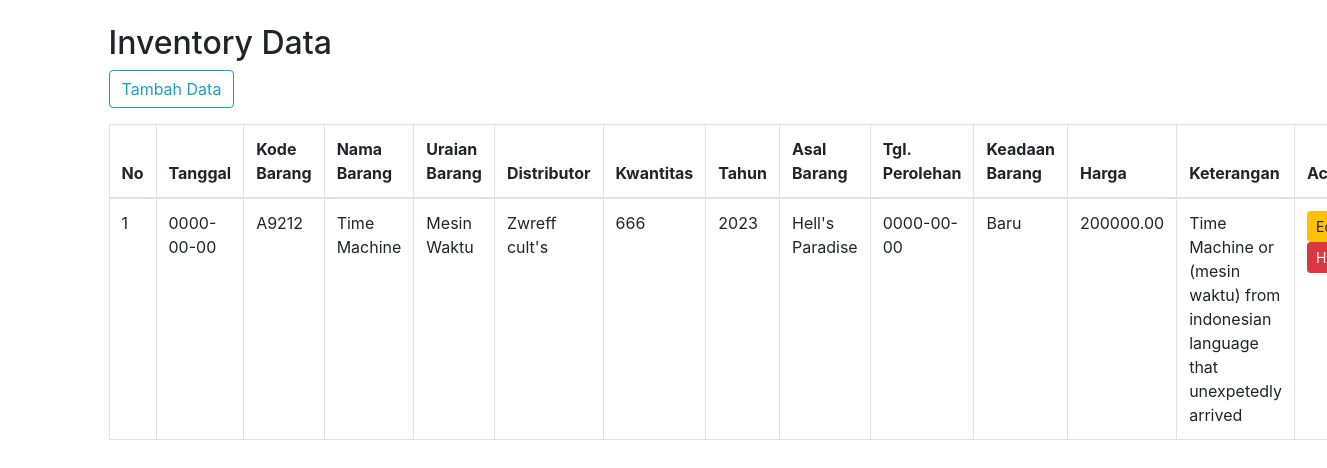
The page / on the database its author committed.
### tables this page shows
CREATE TABLE `inventory` (
  `id` int(11) NOT NULL,
  `tanggal` date DEFAULT NULL,
  `kode_barang` varchar(20) DEFAULT NULL,
  `nama_barang` varchar(100) DEFAULT NULL,
  `uraian_barang` varchar(100) DEFAULT NULL,
  `distributor` varchar(50) DEFAULT NULL,
  `kwantitas` int(11) DEFAULT NULL,
  `tahun` int(11) DEFAULT NULL,
  `asal_barang` varchar(50) DEFAULT NULL,
  `tgl_perolehan` date DEFAULT NULL,
  `keadaan_barang` varchar(20) DEFAULT NULL,
  `harga` decimal(15,2) DEFAULT NULL,
  `keterangan` varchar(100) DEFAULT NULL
);

### index.php (the view, shortened to what this page needs)
<?php
include 'koneksi.php';
$query = "SELECT * FROM inventory";
$result = $dbconnect->query($query);
?>
<!DOCTYPE html>
<html lang="en">
<head>
    <link rel="stylesheet" href="https://stackpath.bootstrapcdn.com/bootstrap/4.3.1/css/bootstrap.min.css">
</head>
<body class="container mt-4">
    <h2>Inventory Data</h2>
    <a href="tambah.php" class="btn btn-outline-info mb-3">Tambah Data</a>
    <table class="table table-bordered">
        <thead>
            <tr>
                <th>No</th>
                <th>Tanggal</th>
                <th>Kode Barang</th>
                <th>Nama Barang</th>
                <th>Uraian Barang</th>
                <th>Distributor</th>
                <th>Kwantitas</th>
                <th>Tahun</th>
                <th>Asal Barang</th>
                <th>Tgl. Perolehan</th>
                <th>Keadaan Barang</th>
                <th>Harga</th>
                <th>Keterangan</th>
                <th>Action</th>
            </tr>
        </thead>
        <tbody>
            <?php
            if ($result->num_rows > 0) {
                $no = 1;
                while ($row = $result->fetch_assoc()) {
                    echo "<tr>";
                    echo "<td>" . $no++ . "</td>";
                    echo "<td>" . $row['tanggal'] . "</td>";
                    echo "<td>" . $row['kode_barang'] . "</td>";
                    echo "<td>" . $row['nama_barang'] . "</td>";
                    echo "<td>" . $row['uraian_barang'] . "</td>";
                    echo "<td>" . $row['distributor'] . "</td>";
                    echo "<td>" . $row['kwantitas'] . "</td>";
                    echo "<td>" . $row['tahun'] . "</td>";
                    echo "<td>" . $row['asal_barang'] . "</td>";
                    echo "<td>" . $row['tgl_perolehan'] . "</td>";
                    echo "<td>" . $row['keadaan_barang'] . "</td>";
                    echo "<td>" . $row['harga'] . "</td>";
                    echo "<td>" . $row['keterangan'] . "</td>";
                    echo "<td><a href='edit.php?id=" . $row['id'] . "' class='btn btn-warning btn-sm'>Edit</a> <a href='hapus.php?id=" . $row['id'] . "' class='btn btn-danger btn-sm'>Hapus</a></td>";
                    echo "</tr>";
                }
            } else {
                echo "<tr><td colspan='13'>Tidak ada data</td></tr>";
            }
            ?>
        </tbody>
    </table>
</body>
</html>

### rows shown on the page
inventory: tanggal "0000-00-00", kode_barang "A9212", nama_barang "Time Machine", uraian_barang "Mesin Waktu", distributor "Zwreff cult's", kwantitas "666", tahun "2023", asal_barang "Hell's Paradise", tgl_perolehan "0000-00-00", keadaan_barang "Baru", harga "200000.00", keterangan "Time Machine or (mesin waktu) from indonesian language that unexpetedly arrived"
